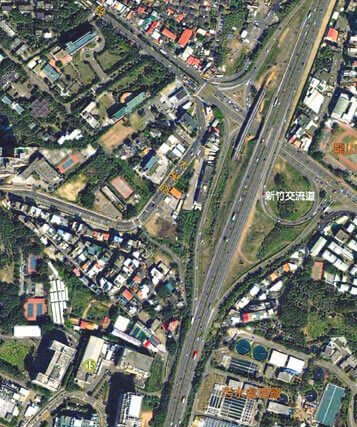
#> input picture ch06/map_010pb_left_0.jpg, 357 x 427 px
$ python ch06_5.py
#> lines starting #> are read from the running program, lines starting #| are printed output that depends on the picture
import numpy as np
import cv2
from matplotlib import pyplot as plt

target = cv2.imread('map_010pb_left_0.jpg')
#> target is the input picture: shape (427, 357, 3); mean B, G, R 106.2, 116.1, 112.9
reference= cv2.imread('Image00002.jpg')
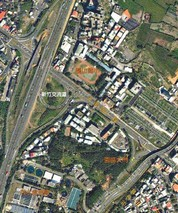
#> input picture ch06/Image00002.jpg, 178 x 213 px
#> reference is the input picture: shape (213, 178, 3); mean B, G, R 104.9, 118.6, 115.9
# feature extraction (特徵提取/擷取)
orb = cv2.ORB_create(nfeatures=1000)
kp1, descriptor1 = orb.detectAndCompute(target,None)
#> kp1 = 1000 keypoints; strongest (x, y, size): (154, 269, 31), (136, 255, 31), (184, 106, 31), (159, 266, 31)
kp2, descriptor2 = orb.detectAndCompute(reference,None)
#> kp2 = 748 keypoints; strongest (x, y, size): (73, 121, 31), (71, 123, 31), (79, 132, 31), (86, 139, 31)
# feature matching (特徵匹配)
bf = cv2.DescriptorMatcher_create(cv2.DescriptorMatcher_BRUTEFORCE)
matches = bf.match(descriptor1,descriptor2)
#> matches = 1000 matches
# 依據最匹配結果進行排序
matches = sorted(matches, key = lambda x:x.distance)
candidate_count = 5
result = cv2.drawMatches(target, kp1, reference, kp2, matches[:candidate_count], None)
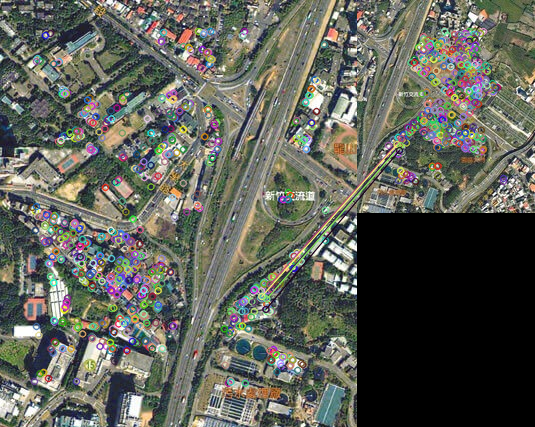
#> result: shape (427, 535, 3); mean B, G, R 87.9, 96.8, 94.5

cv2.imshow("result", result)
cv2.imwrite('orb_result.jpg', result)
cv2.waitKey(0)
cv2.destroyAllWindows()
